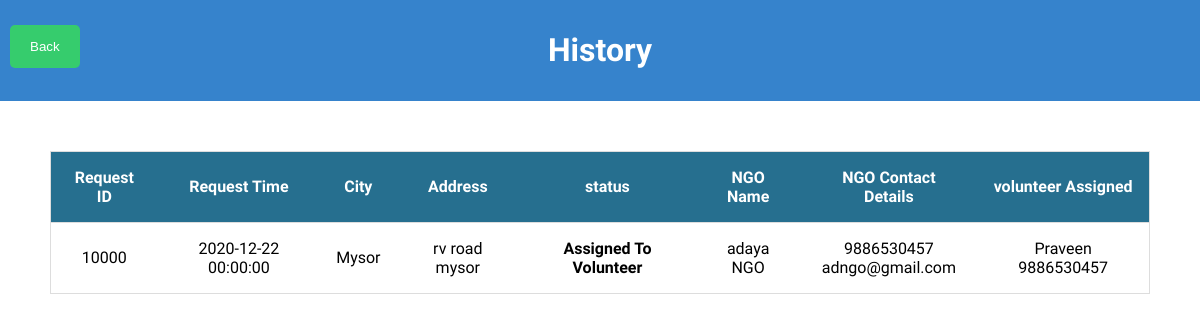
The page /projs/user/history.php (signed in) on the database its author committed.
### tables this page shows
CREATE TABLE IF NOT EXISTS `food_pickup_request` (
  `request_id` int NOT NULL AUTO_INCREMENT,
  `request_time` datetime NOT NULL,
  `user_id` int NOT NULL,
  `city` varchar(20) NOT NULL,
  `address` varchar(100) NOT NULL,
  `status` varchar(50) DEFAULT 'Requested to NGO',
  `ngo_id` int NOT NULL,
  `volunteer_id` int DEFAULT NULL,
  `food_quantity` varchar(20) NOT NULL,
  `food_type` varchar(100) NOT NULL,
  PRIMARY KEY (`request_id`)
);

CREATE TABLE IF NOT EXISTS `ngo` (
  `ngo_id` int NOT NULL AUTO_INCREMENT,
  `ngo_name` text NOT NULL,
  `ngo_email` varchar(30) NOT NULL,
  `ngo_phonenumber` bigint NOT NULL,
  `ngo_workcity` text NOT NULL,
  `ngo_address` text NOT NULL,
  `ngo_password` varchar(30) NOT NULL,
  `ngo_approvel_status` int NOT NULL,
  `ngo_active` int NOT NULL,
  `reg_date` datetime DEFAULT NULL,
  `ngo_workarea` varchar(20) NOT NULL,
  PRIMARY KEY (`ngo_id`)
);

CREATE TABLE IF NOT EXISTS `volunteer` (
  `volunteer_id` int NOT NULL AUTO_INCREMENT,
  `volunteer_name` varchar(20) NOT NULL,
  `volunteer_password` varchar(30) NOT NULL,
  `volunteer_ph_number` bigint NOT NULL,
  `volunteer_regdate` datetime NOT NULL,
  `ngo_id` int NOT NULL,
  `volunteer_email` varchar(50) NOT NULL,
  `volunteer_address` varchar(100) NOT NULL,
  PRIMARY KEY (`volunteer_id`)
);

### projs/user/history.php (the view, shortened to what this page needs)
<?php
require '../config.php';
?>
<!DOCTYPE html>
<html lang="en">
<head>
    <link rel="stylesheet" href="../css/adminstyle.css" />
</head>
<body>
    <div style="background-color: #3683cc; padding: 10px;">
        <a href="./../userpage.php"><button class="backbutton" style="position: absolute;">Back</button></a>
        <h1 class="ngoname">
            History
        </h1>
    </div>
    <div style="padding:50px">
        <table>
            <thead>
                <th>Request ID</th>
                <th>Request Time</th>
                <th>City</th>
                <th>Address</th>
                <th>status</th>
                <th>NGO Name</th>
                <th>NGO Contact Details</th>
                <th>volunteer Assigned</th>
            </thead>
            <tbody>
                <?php
                $user_num=$_SESSION['user_id'];
    					$sql="SELECT `food_pickup_request`.`request_id`,`food_pickup_request`.`request_time`, `food_pickup_request`.`user_id`, `food_pickup_request`.`city`, `food_pickup_request`.`address`, `food_pickup_request`.`status`, `food_pickup_request`.`ngo_id`, `food_pickup_request`.`volunteer_id`, `ngo`.`ngo_id`, `ngo`.`ngo_name`, `ngo`.`ngo_phonenumber`,`ngo`.`ngo_email`, `volunteer`.`volunteer_id`,`volunteer`.`volunteer_name`,`volunteer`.`volunteer_ph_number` FROM `food_pickup_request` LEFT JOIN `ngo` on `food_pickup_request`.`ngo_id`=`ngo`.`ngo_id` LEFT JOIN `volunteer` ON `food_pickup_request`.`volunteer_id`=`volunteer`.`volunteer_id` WHERE `food_pickup_request`.`user_id`=$user_num ORDER BY `food_pickup_request`.`request_id` DESC";
    					$query=$con->query($sql);
    					while($row=$query->fetch_array()){
    						?>
                <tr>
                    <td>
                        <?php echo $row['request_id']; ?>
                    </td>
                    <td>
                        <?php echo $row['request_time']; ?>
                    </td>
                    <td>
                        <?php echo $row['city']; ?>
                    </td>
                    <td>
                        <?php echo $row['address']; ?>
                    </td>
                    <td>
                       <b> <?php echo $row['status']; ?><b>
                    </td>
                    <td>
                        <?php echo $row['ngo_name']; ?>
                    </td>
                    <td>
                        <?php echo $row['ngo_phonenumber']; ?><br>
                        <?php echo $row['ngo_email']; ?>
                    </td>
                    <td>
                        <?php echo $row['volunteer_name']; ?>
                        <?php echo $row['volunteer_ph_number']; ?>
                    </td>
                </tr>
                <?php
    					}
    				?>
            </tbody>
        </table>
    </div>
</body>
</html>

### projs/css/adminstyle.css (style rules this page uses)
table { border-collapse: collapse; border-spacing: 0; width: 100%; }
th { background-color: #266f8f; color: white; text-align: center; padding: 16px; font-family: "Rosario", sans-serif; }
td { text-align: center; padding: 16px; font-family: "Rosario", sans-serif; }
body { margin: 0; }
tr { padding: 10px; margin-top: 10px; text-align: center; border: 1px solid #ddd; }
.ngoname { text-align: center; color: white; font-family: "Rosario", sans-serif; }
.backbutton { border-radius: 5px; background-color: #36cc6d; padding: 14px 20px; color: white; border: none; cursor: pointer; width: auto; float: left; position: fixed; top: 25px; outline: none; }

### rows shown on the page
food_pickup_request: request_id "10000", request_time "2020-12-22 00:00:00", city "Mysor", address "rv road mysor", status "Assigned To Volunteer", ngo.ngo_name "adaya NGO", ngo.ngo_phonenumber "9886530457", ngo.ngo_email "adngo@gmail.com", volunteer.volunteer_name "Praveen", volunteer.volunteer_ph_number "9886530457"
